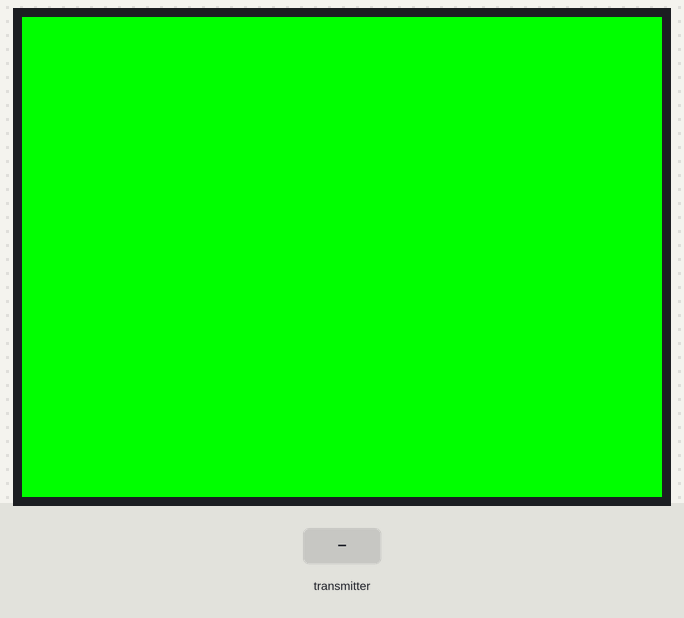
The sketch below on a simulated ESP32. Parts: 320×240 colour display. The inputs (shaded band) are chosen by the test bench. What the sketch prints to the serial monitor is not drawn.

Above: at 1.4 s.
1.5 s: the transmitter starts sending joyX2 = 1024
At 2.2 s:
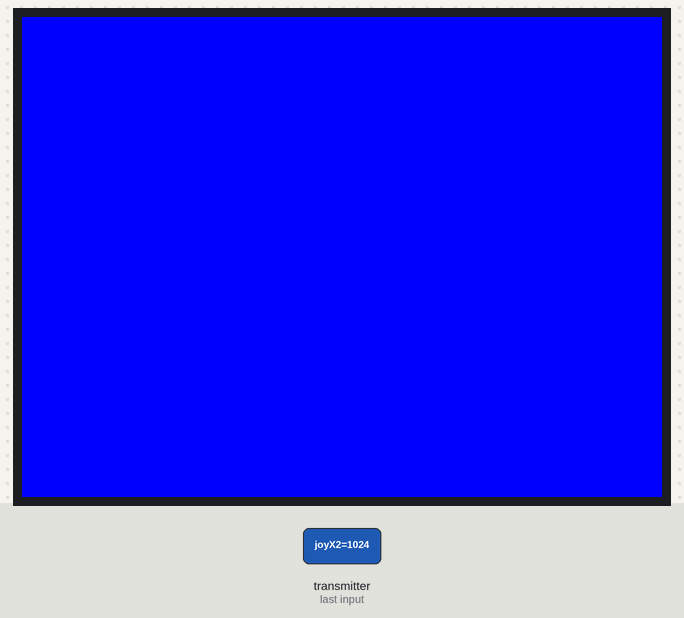
3.1 s: the transmitter starts sending Z2 = 1
At 3.5 s:
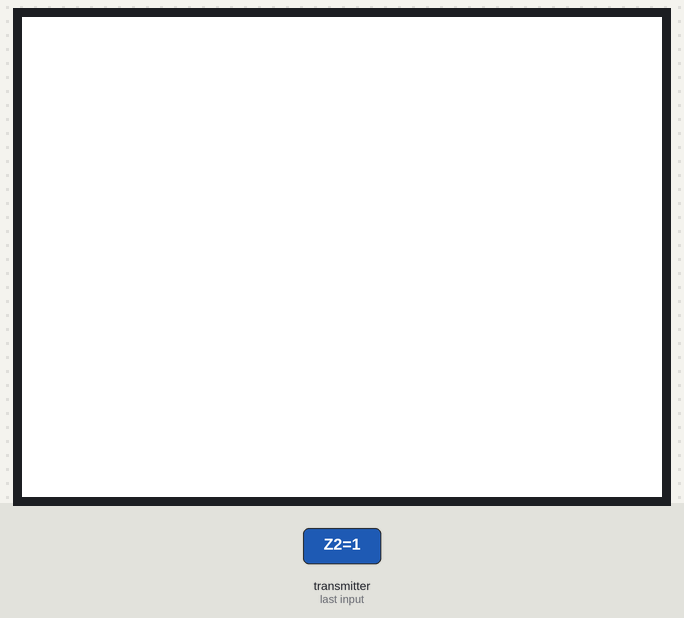
4.6 s: the transmitter starts sending c2 = 1
At 5.8 s:
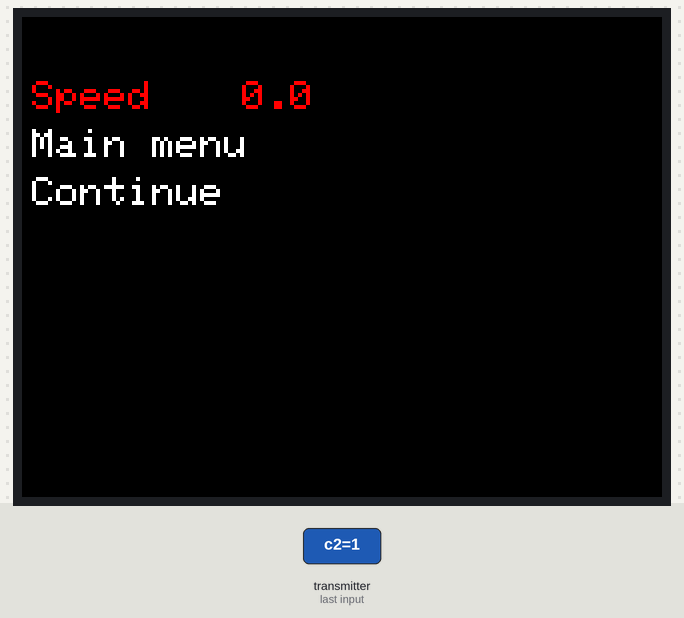
6.3 s: the transmitter starts sending joyY2 = 1024
At 7.2 s:
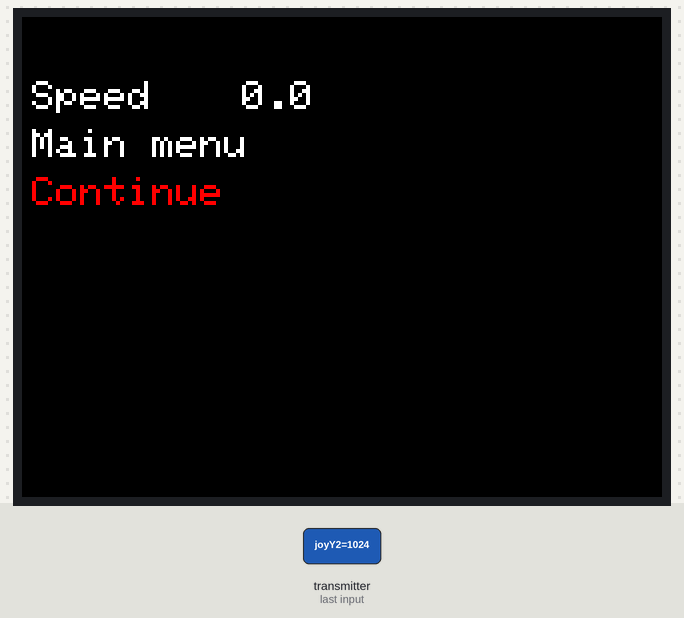
Timing chart, 0 to 7.8 s (numbered marks = the images above; inputs shaded):
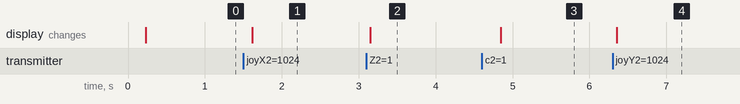

Measured:
- after the input at 1.5 s, the display: changes after 0.11 s (image 1)
- after the input at 3.1 s, the display: changes after 0.05 s (image 2)
- after the input at 4.6 s, the display: changes after 0.25 s (image 3)
- after the input at 6.3 s, the display: changes after 0.05 s (image 4)

The sketch:

GameConsole6WorkingBackup.ino
```cpp
//MAC address B8:D6:1A:44:3B:4C
#include <TFT_eSPI.h>
#include <SPI.h>
#include <esp_now.h>
#include <WiFi.h>

TFT_eSPI tft = TFT_eSPI();

//ESP NOW structure
typedef struct structMessage {
  bool connected1, connected2;
  bool c1, Z1, c2, Z2;
  int joyX1, joyY1, joyX2, joyY2;
};
structMessage nChuk;

bool nChukRight = false;
bool nChukLeft = false;
bool nChukRightClicked = false;
bool nChukLeftClicked = false;

bool nChukUp = false;
bool nChukDown = false;
bool nChukUpClicked = false;
bool nChukDownClicked = false;

bool nChukZ = false;
bool nChukc = false;
bool nChukZClicked = false;
bool nChukcClicked = false;

String gameConsoleIndex = "MainMenu";


//************************************************************************************************
//SNAKE GAME
//************************************************************************************************
float snakeSpeed = 0;

void SnakeGame(){
  if(nChukcClicked){
    gameConsoleIndex = "SettingsMenu";
    SettingsMenuInit("SnakeGame");

    return;
  }

  tft.fillScreen(TFT_GREEN);
}

//************************************************************************************************
//PONG GAME
//************************************************************************************************
float ballSpeed = 0;

void PongGame(){
  if(nChukcClicked){
    gameConsoleIndex = "SettingsMenu";
    SettingsMenuInit("PongGame");

    return;
  }

  tft.fillScreen(TFT_WHITE);
}


//************************************************************************************************
//MAIN MENU
//************************************************************************************************
int mainMenuIndex = 0;

void MainMenu(){
  if(nChukZClicked) {
    if(mainMenuIndex == 0) gameConsoleIndex = "SnakeGame";
    else if(mainMenuIndex == 1) gameConsoleIndex = "PongGame";
    return;
  }

  if(nChukRightClicked and mainMenuIndex < 1) {
    mainMenuIndex++;
  }
  else if(nChukLeftClicked and mainMenuIndex > 0) {
    mainMenuIndex--;
  }


  if(mainMenuIndex == 0){
    //Snake Main Menu
    tft.fillScreen(TFT_GREEN);
  }
  else if(mainMenuIndex == 1){
    //Pong Main Menu
    tft.fillScreen(TFT_BLUE);
  }
}

//************************************************************************************************
//SETTINGS MENU
//************************************************************************************************
int settingsIndex = 0;
int prevSettingsIndex = settingsIndex;

void SettingsMenu(String game){
  if(nChukZClicked) {
    if(settingsIndex == 1) gameConsoleIndex = "MainMenu";
    else if(settingsIndex == 2){
      if(mainMenuIndex == 0) gameConsoleIndex = "SnakeGame";
      else if(mainMenuIndex == 1) gameConsoleIndex = "PongGame";
    }

    return;
  }
  else if(nChukcClicked) {
    gameConsoleIndex = "MainMenu";
  }

  if(nChukUpClicked){
    settingsIndex--;
    if(settingsIndex < 0) settingsIndex = 2;
  }
  else if(nChukDownClicked) {
    settingsIndex++;
    if(settingsIndex > 2) settingsIndex = 0;
  }

  if(settingsIndex != prevSettingsIndex){

    if(prevSettingsIndex == 0){
      if(mainMenuIndex == 0){
        tft.setTextColor(TFT_WHITE);
        tft.drawString("Speed", 5, 40);
        tft.drawFloat(snakeSpeed, 1, 110, 40);
      }
      else if(mainMenuIndex == 1){
        tft.setTextColor(TFT_WHITE);
        tft.drawString("Speed", 5, 40);
        tft.drawFloat(ballSpeed, 1, 110, 40);
      }
    }
    else if(prevSettingsIndex == 1){
      tft.setTextColor(TFT_WHITE);
      tft.drawString("Main menu", 5, 64);
    }
    else if(prevSettingsIndex == 2){
      tft.setTextColor(TFT_WHITE);
      tft.drawString("Continue", 5, 88);
    }


    if(settingsIndex == 0){
      if(mainMenuIndex == 0){
        tft.setTextColor(TFT_RED);
        tft.drawString("Speed", 5, 40);
        tft.drawFloat(snakeSpeed, 1, 110, 40);
      }
      else if(mainMenuIndex){
        tft.setTextColor(TFT_RED);
        tft.drawString("Speed", 5, 40);
        tft.drawFloat(ballSpeed, 1, 110, 40);
      }
    }
    else if(settingsIndex == 1){
      tft.setTextColor(TFT_RED);
      tft.drawString("Main menu", 5, 64);
    }
    else if(settingsIndex == 2){
      tft.setTextColor(TFT_RED);
      tft.drawString("Continue", 5, 88);
    }
  }

  if(settingsIndex == 0 and nChukRightClicked){
    if(mainMenuIndex == 0) {
      tft.setTextColor(TFT_BLACK);
      tft.drawFloat(snakeSpeed, 1, 110, 40);
      snakeSpeed += 0.1;
      tft.setTextColor(TFT_RED);
      tft.drawFloat(snakeSpeed, 1, 110, 40);
    }
    else if(mainMenuIndex == 1) {
      tft.setTextColor(TFT_BLACK);
      tft.drawFloat(ballSpeed, 1, 110, 40);
      ballSpeed += 0.1;
      tft.setTextColor(TFT_RED);
      tft.drawFloat(ballSpeed, 1, 110, 40);
    }
  }
  else if(settingsIndex == 0 and nChukLeftClicked){
    if(mainMenuIndex == 0 and snakeSpeed > 0.1) {
      tft.setTextColor(TFT_BLACK);
      tft.drawFloat(snakeSpeed, 1, 110, 40);
      snakeSpeed -= 0.1;
      tft.setTextColor(TFT_RED);
      tft.drawFloat(snakeSpeed, 1, 110, 40);
    }
    else if(mainMenuIndex == 1 and ballSpeed > 0.1){
      tft.setTextColor(TFT_BLACK);
      tft.drawFloat(ballSpeed, 1, 110, 40);
      ballSpeed -= 0.1;
      tft.setTextColor(TFT_RED);
      tft.drawFloat(ballSpeed, 1, 110, 40);
    }
  }

  prevSettingsIndex = settingsIndex;
}

void SettingsMenuInit(String game){
  settingsIndex = 0;
  prevSettingsIndex = 0;

  tft.fillScreen(TFT_BLACK);
  tft.setTextDatum(ML_DATUM);
  tft.setTextSize(2);

  //Item 1
  if(game == "SnakeGame"){
    tft.setTextColor(TFT_RED);
    tft.drawString("Speed", 5, 40);
    tft.drawFloat(snakeSpeed, 1, 110, 40);
  }

  else if(game == "PongGame"){
    tft.setTextColor(TFT_RED);
    tft.drawString("Speed", 5, 40);
    tft.drawFloat(ballSpeed, 1, 110, 40);
  }

  tft.setTextColor(TFT_WHITE);
  tft.drawString("Main menu", 5, 64);
  tft.drawString("Continue", 5, 88);
}

//************************************************************************************************
//MAIN GAME CONSOLE STRUCTURE
//************************************************************************************************

void setup() {
  //Init serial monitor
  Serial.begin(115200);

  //Init ESP-NOW
  WiFi.mode(WIFI_STA);
  if (esp_now_init() != ESP_OK) {
    return;
  }
  esp_now_register_recv_cb(OnDataRecv);

  //Screen INIT
  tft.init();
  tft.setRotation(1);
  tft.fillScreen(TFT_BLACK);
}

void loop() {
  Serial.println(gameConsoleIndex);

  if(nChuk.connected1 == false){nChuk.c1 = nChuk.c2; nChuk.Z1 = nChuk.Z2; nChuk.joyX1 = nChuk.joyX2; nChuk.joyY1 = nChuk.joyY2;}
  //Detection for right and left "click"
  if(nChuk.joyX1 > 30 and nChukRight == false){
    nChukRight = true;
    nChukRightClicked = true;
  } else if(nChuk.joyX1 < -30 and nChukLeft == false){
    nChukLeft = true;
    nChukLeftClicked = true;
  }

  if(nChuk.joyY1 > 30 and nChukUp == false){
    nChukUp = true;
    nChukUpClicked = true;
  } else if(nChuk.joyY1 < -30 and nChukDown == false){
    nChukDown = true;
    nChukDownClicked = true;
  }

  if(nChuk.Z1 == 1 and nChukZ == false){
    nChukZ = true;
    nChukZClicked = true;
  } else if(nChuk.c1 == 1 and nChukc == false){
    nChukc = true;
    nChukcClicked = true;
  }

  //************************************************************************************************
  //MAIN GAME CONSOLE
  //************************************************************************************************
  if(gameConsoleIndex == "MainMenu"){
    MainMenu();
  }
  else if(gameConsoleIndex == "SettingsMenu"){
    SettingsMenu("SnakeGame");
  }

  else if(gameConsoleIndex == "SnakeGame"){
    SnakeGame();
  }
  else if(gameConsoleIndex == "PongGame"){
    PongGame();
  }


  nChukRightClicked = false;
  nChukLeftClicked = false;

  nChukUpClicked = false;
  nChukDownClicked = false;

  nChukcClicked = false;
  nChukZClicked = false;
  //Reset left or right clicked for single frame click
  if(nChuk.joyX1 < 30 and nChuk.joyX1 > -30){
    nChukRight = false;
    nChukLeft = false;
  }

  if(nChuk.joyY1 < 30 and nChuk.joyY1 > -30){
    nChukUp = false;
    nChukDown = false;
  }

  if(nChuk.c1 == 0) nChukc = false;
  if(nChuk.Z1 == 0) nChukZ = false;
}

void OnDataRecv(const uint8_t *mac, const uint8_t *incomingData, int len) {
  memcpy(&nChuk, incomingData, sizeof(nChuk));
}
```
